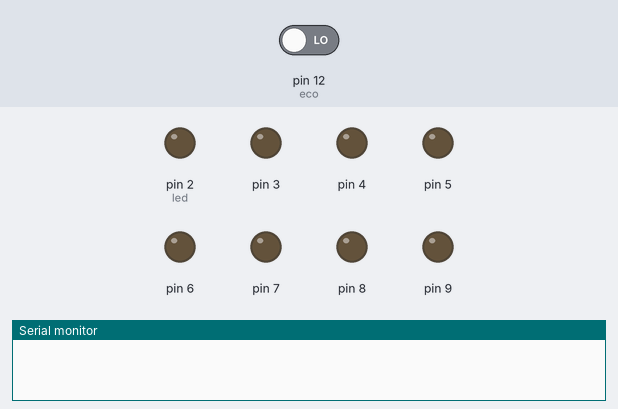
Recording of a sketch running on a simulated Arduino Uno, built with avr-gcc and run on an emulated ATmega328P. On the bench: output pins drawn as LEDs (lit = HIGH), the last lines printed to the serial monitor. Inputs (shaded band) come from the test bench; at power-on: pin 12 (eco) LOW. Pins used as bus, display or sensor lines are not drawn.

Above: at 0.1 s.
At 1.5 s:
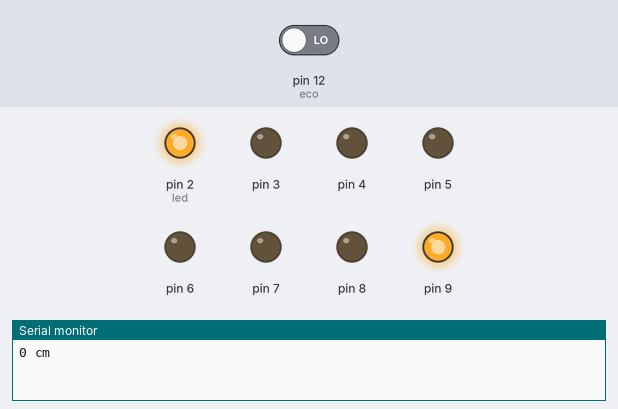
Timing chart, 0 to 3.0 s (numbered marks = the images above):
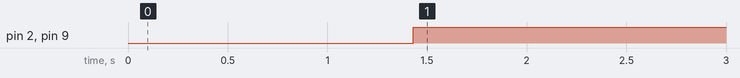

The sketch:

ultra_sonico.ino
```cpp
/*
   Fundacion Kinal
   Centro educativo tecnico laboral Kinal
   Quinto perito
   Quinto electronica
   Codigo Tecnico: EB5AM / EB5AV
   Curso: Taller de electronica digital y reparacion de computadoras I
   Proyecto: sensor utrasonico
   profesor: Alejandro Navas
   alumno: Alvaro Josue Antonio Marroquin Coado
   Fecha: 27 de abril
*/
#define dig1(pin) digitalWrite(pin, HIGH)
#define dig0(pin) digitalWrite(pin, LOW)
#define led 2
void configPinesInput(void);
void configpinesOutput(void);
int contador_display(int a, int b, int c,
                     int d, int e, int f,
                     int g, int FO);
int trig = 11;
int eco = 12;
int duracion;
int distancia;
int contador=0;
int display7;

void setup() {
 Serial.begin(9600);
  configPinesInput();
  configpinesOutput();
}

void loop() {
   digitalWrite(trig, LOW);
   delay(15);
   digitalWrite(trig,HIGH);
   delay(15);
   digitalWrite(trig, LOW);
   duracion = pulseIn(eco, HIGH);
   distancia= duracion*0.032/2;
  Serial.print(String(distancia));
  Serial.println(" cm");
  delay(400);

  if(distancia>=6 && distancia <=10)
  {
     digitalWrite(led, LOW);
    contador++;
     Serial.println("contador");
     delay(1000);
  }
   else
   {
    digitalWrite(led, HIGH);
   }
  contador_display(3,4,5,6,7,8,9,2);
}
 void configPinesInput(void){
  pinMode(eco, INPUT);
 }

 void configpinesOutput(void)
{
     pinMode(led, OUTPUT);
     pinMode(trig, OUTPUT);
     pinMode(3, OUTPUT);
     pinMode(4, OUTPUT);
     pinMode(5, OUTPUT);
     pinMode(6, OUTPUT);
     pinMode(7, OUTPUT);
     pinMode(8, OUTPUT);
     pinMode(9, OUTPUT);
     pinMode(2, OUTPUT);
}
 int contador_display(int a, int b, int c,
                      int d, int e, int f,
                      int g, int FO)
{

switch(contador){
case(0):
 dig0(a); dig0(b); dig0(c); dig0(d); dig0(e); dig0(f); dig1(g);
break;
case(1):
 dig1(a); dig0(b); dig0(c); dig1(d); dig1(e); dig1(f); dig1(g);
break;
case(2):
 dig0(a); dig0(b); dig1(c); dig0(d); dig0(e); dig1(f); dig0(g);
break;
case(3):
 dig0(a); dig0(b); dig0(c); dig0(d); dig1(e); dig1(f); dig0(g);
break;
case(4):
 dig1(a); dig0(b); dig0(c); dig1(d); dig1(e); dig0(f); dig0(g);
break;
case(5):
 dig0(a); dig1(b); dig0(c); dig0(d); dig1(e); dig0(f); dig0(g);
break;
case(6):
 dig0(a); dig1(b); dig0(c); dig0(d); dig0(e); dig0(f); dig0(g);
break;
case(7):
 dig0(a); dig0(b); dig0(c); dig1(d); dig1(e); dig1(f); dig1(g);
break;
case(8):
 dig0(a); dig0(b); dig0(c); dig0(d); dig0(e); dig0(f); dig0(g);
break;
case(9):
 dig0(a); dig0(b); dig0(c); dig1(d); dig1(e); dig0(f); dig0(g); dig0(FO);
contador=9;
digitalWrite(2,HIGH);
break;
}
 }
```

Measured:
- by itself, pin 2 (led), pin 9: LOW → HIGH at 1.4 s
